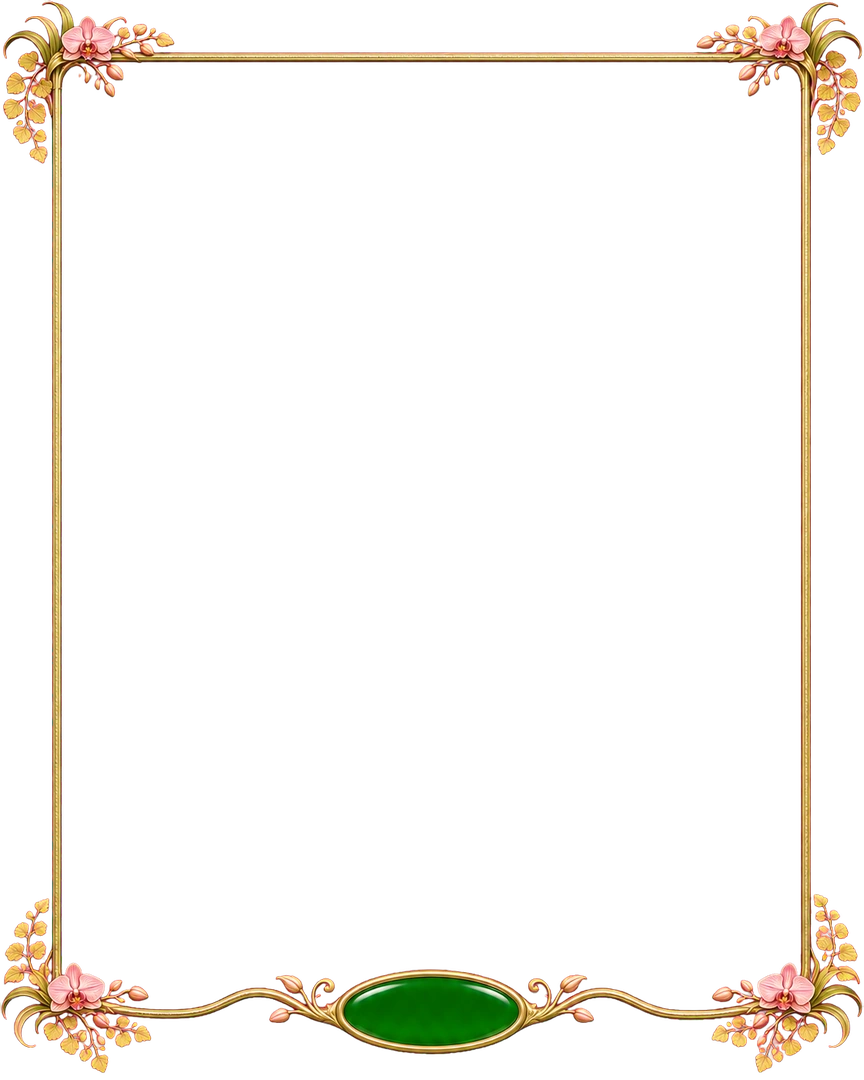
#> input picture src/assets/orchid-camera-frame.webp, 864 x 1080 px
$ python -i atlas_scene_layers.py   (imports and definitions only)
#> lines starting #> are read from the running program, lines starting #| are printed output that depends on the picture; after the words box and inside, x2 and y2 are one past the last pixel; in counts of white or black regions, pixels touching at a corner belong together
"""Place separate ground, architectural and maritime cutouts against registered masks."""
import cv2
import numpy as np
from PIL import Image


def keyed_image(path, crop=True):
#> called with path = '../src/assets/orchid-camera-frame.webp', crop = True
    rgb = np.asarray(Image.open(path).convert("RGB"), dtype="float32")
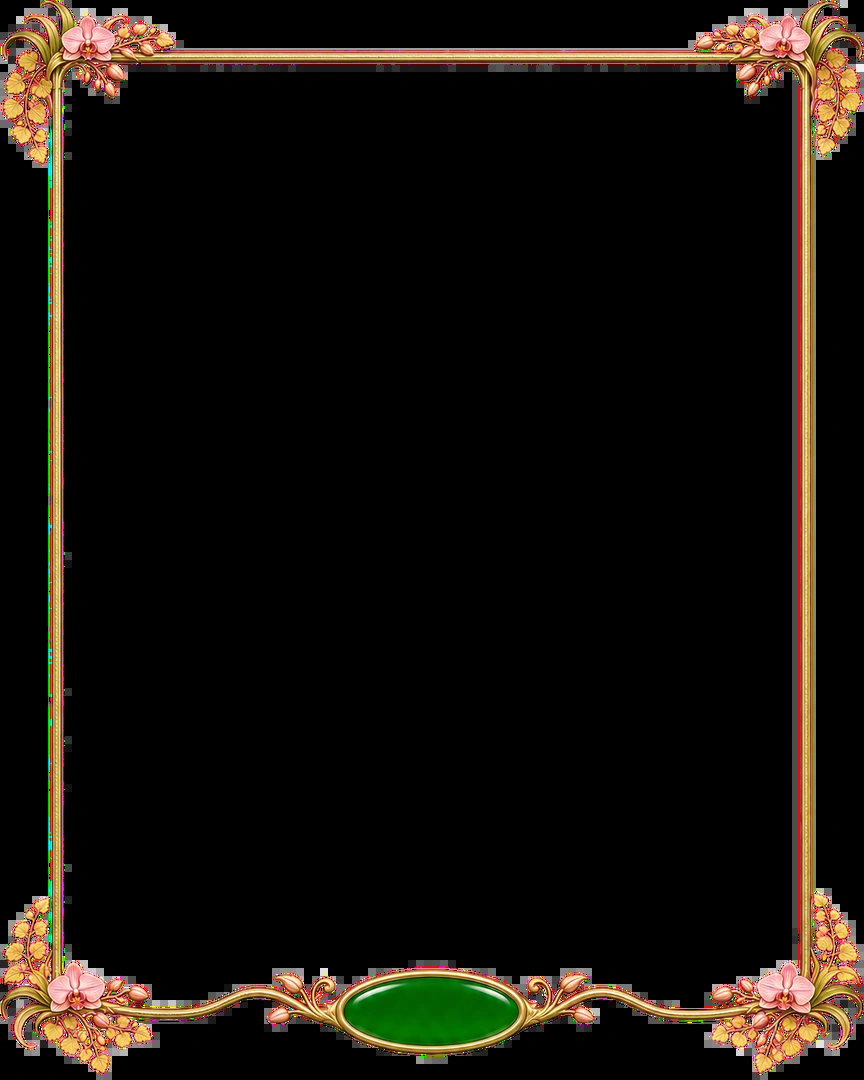
#> rgb: shape (1080, 864, 3) float32; mean R, G, B 23.3, 18.1, 12.2
    r, g, b = rgb.transpose(2, 0, 1)
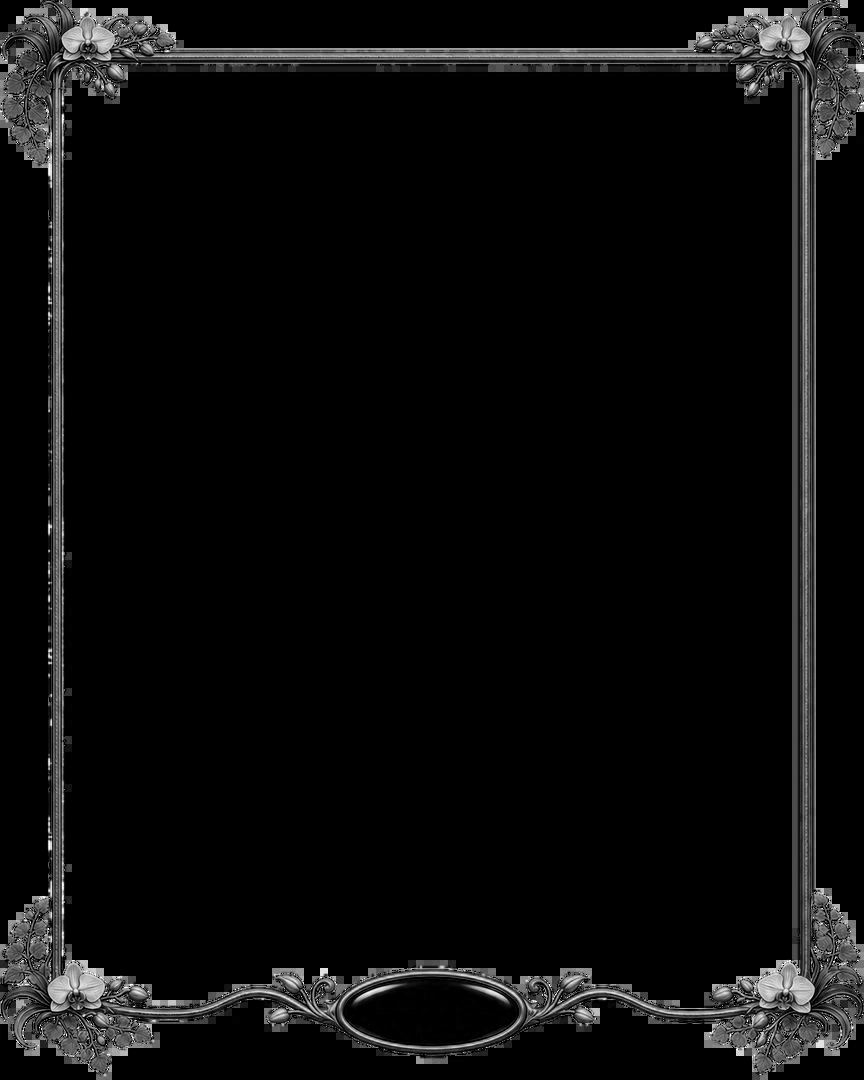
#> b: shape (1080, 864) float32; min 0, max 255, mean 12.2
    matte = np.clip((np.minimum(r, b) - g - 12) / 210, 0, 1)
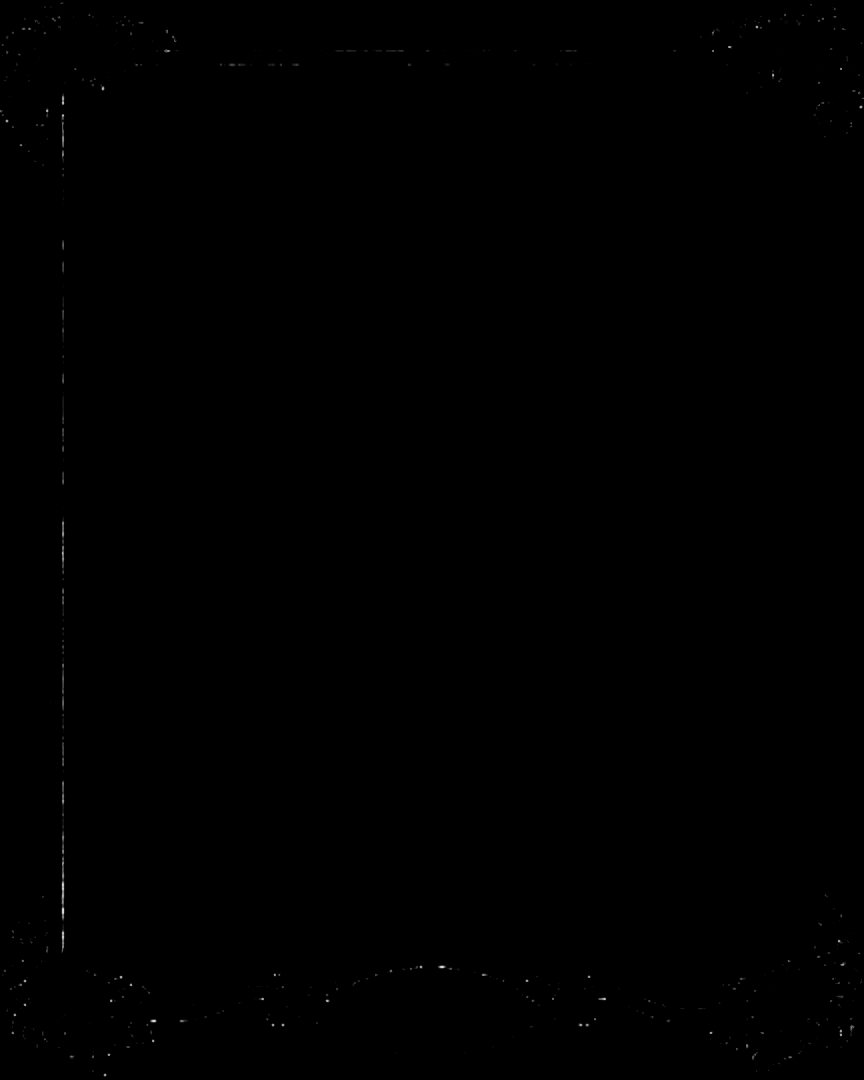
#> matte: shape (1080, 864) float32; min 0, max 0.867, mean 0.000797
    alpha = 1 - matte
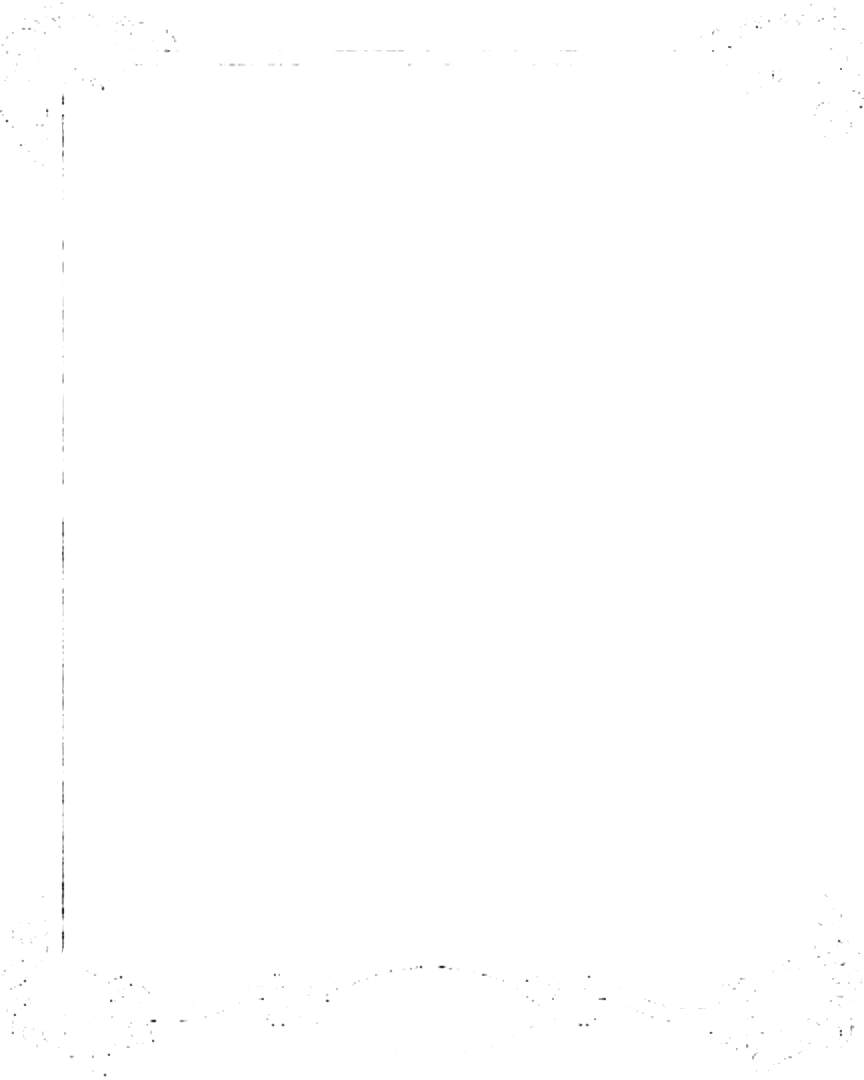
#> alpha: shape (1080, 864) float32; min 0.133, max 1, mean 0.999
    clean = np.clip((rgb - matte[:, :, None] * [255, 0, 255])
                    / np.maximum(alpha[:, :, None], .001), 0, 255)
    # The generated chroma field can contain very faint compression noise.
    alpha[alpha < .09] = 0
    _, components, stats, _ = cv2.connectedComponentsWithStats((alpha > 0).astype("uint8"))
#> components: shape (1080, 864) int32; every value is 1
#> stats = [[-1, 2147483647, 0, 0, 0], [0, 0, 864, 1080, 933120]]
    keep = stats[:, cv2.CC_STAT_AREA] >= 12
#> keep = [False, True]
    keep[0] = False
    alpha[~keep[components]] = 0
    image = Image.fromarray(np.dstack([clean, alpha * 255]).astype("uint8"))
    return image.crop(image.getbbox()) if crop else image


# [85 lines left out: functions fit_layer, compose_layers, not called in this run]

>>> result = keyed_image('../src/assets/orchid-camera-frame.webp')
